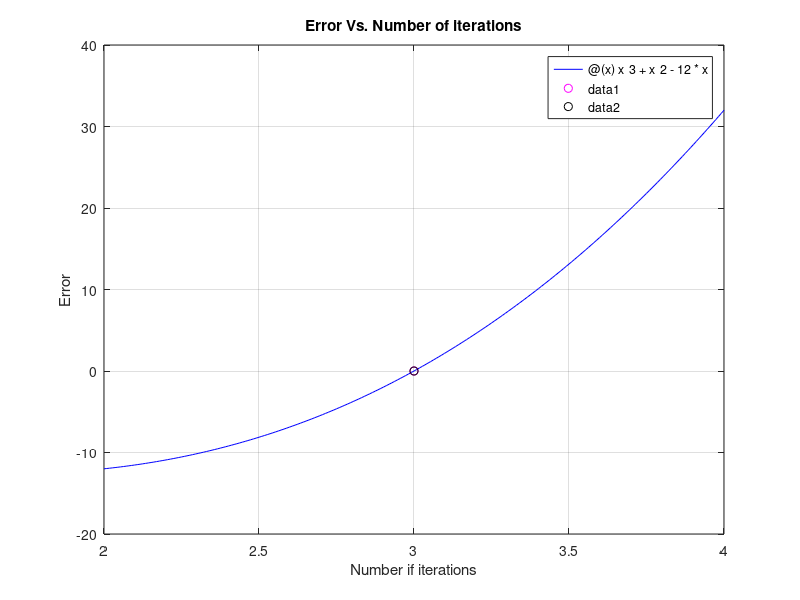

Recreate this plot in MATLAB.
clc; clear; close all;

% Program tangent beam method that calculates the root of the equation in MATLAB
f = @(x) x^3+x^2-12*x;
lR = 2;
uR = 4;
E = 0.001;

    figure(1)
    fplot(f, [lR uR], 'b-')
    grid on
    hold on
    
    xlabel('Number if iterations')
    ylabel('Error')
    title('Error Vs. Number of iterations')
    
    % Step 1 of iterations
        lR_1 = lR;
        uR_1 = uR;
        
        xR_1 = (lR_1+uR_1)/2;
        
        fL_1 = f(lR_1);
        fR_1 = f(xR_1);
        
        m1 = fL_1*fR_1
        
        E_1 = abs((xR_1 - 0)/(xR_1))*100;
        
        plot(xR_1,f(xR_1),'mo')
        
    % Step 2 of iterations
        lR_2 = lR_1;
        uR_2 = uR_1;
        
        xR_2 = (lR_2+uR_2)/2;
        
        fL_2 = f(lR_2);
        fR_2 = f(xR_2);
        
        m2 = fL_2*fR_2
        
        E_2 = abs((xR_2 - xR_1)/(xR_2))*100
        
        plot(xR_2,f(xR_2),'ko')